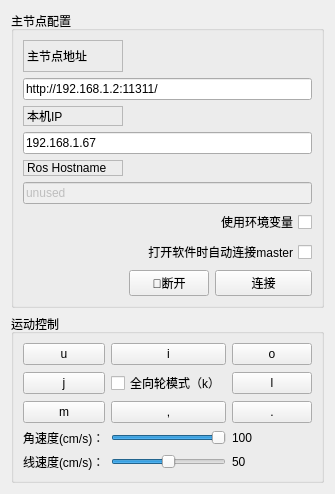
          <widget class="QWidget" name="tab">
           <attribute name="title">
            <string>基本控制</string>
           </attribute>
           <layout class="QVBoxLayout" name="verticalLayout_9">
            <item>
             <layout class="QVBoxLayout" name="verticalLayout_2">
              <item>
               <widget class="QGroupBox" name="groupBox">
                <property name="title">
                 <string>主节点配置</string>
                </property>
                <layout class="QGridLayout" name="gridLayout">
                 <item row="2" column="0">
                  <widget class="QLabel" name="label_2">
                   <property name="maximumSize">
                    <size>
                     <width>100</width>
                     <height>32</height>
                    </size>
                   </property>
                   <property name="frameShape">
                    <enum>QFrame::StyledPanel</enum>
                   </property>
                   <property name="frameShadow">
                    <enum>QFrame::Raised</enum>
                   </property>
                   <property name="text">
                    <string>本机IP</string>
                   </property>
                  </widget>
                 </item>
                 <item row="4" column="0">
                  <widget class="QLabel" name="label_3">
                   <property name="maximumSize">
                    <size>
                     <width>100</width>
                     <height>32</height>
                    </size>
                   </property>
                   <property name="frameShape">
                    <enum>QFrame::StyledPanel</enum>
                   </property>
                   <property name="frameShadow">
                    <enum>QFrame::Raised</enum>
                   </property>
                   <property name="text">
                    <string>Ros Hostname</string>
                   </property>
                  </widget>
                 </item>
                 <item row="5" column="0" colspan="3">
                  <widget class="QLineEdit" name="line_edit_topic">
                   <property name="enabled">
                    <bool>false</bool>
                   </property>
                   <property name="text">
                    <string>unused</string>
                   </property>
                  </widget>
                 </item>
                 <item row="6" column="0" colspan="3">
                  <widget class="QCheckBox" name="checkbox_use_environment">
                   <property name="layoutDirection">
                    <enum>Qt::RightToLeft</enum>
                   </property>
                   <property name="text">
                    <string>使用环境变量</string>
                   </property>
                  </widget>
                 </item>
                 <item row="3" column="0" colspan="3">
                  <widget class="QLineEdit" name="line_edit_host">
                   <property name="text">
                    <string>192.168.1.67</string>
                   </property>
                  </widget>
                 </item>
                 <item row="7" column="0" colspan="3">
                  <widget class="QCheckBox" name="checkbox_remember_settings">
                   <property name="layoutDirection">
                    <enum>Qt::RightToLeft</enum>
                   </property>
                   <property name="text">
                    <string>打开软件时自动连接master</string>
                   </property>
                  </widget>
                 </item>
                 <item row="0" column="0">
                  <widget class="QLabel" name="label">
                   <property name="minimumSize">
                    <size>
                     <width>100</width>
                     <height>32</height>
                    </size>
                   </property>
                   <property name="maximumSize">
                    <size>
                     <width>100</width>
                     <height>32</height>
                    </size>
                   </property>
                   <property name="frameShape">
                    <enum>QFrame::StyledPanel</enum>
                   </property>
                   <property name="frameShadow">
                    <enum>QFrame::Raised</enum>
                   </property>
                   <property name="text">
                    <string>主节点地址</string>
                   </property>
                  </widget>
                 </item>
                 <item row="9" column="2">
                  <widget class="QPushButton" name="button_connect">
                   <property name="enabled">
                    <bool>true</bool>
                   </property>
                   <property name="sizePolicy">
                    <sizepolicy hsizetype="MinimumExpanding" vsizetype="Fixed">
                     <horstretch>0</horstretch>
                     <verstretch>0</verstretch>
                    </sizepolicy>
                   </property>
                   <property name="toolTip">
                    <string>Set the target to the current joint trajectory state.</string>
                   </property>
                   <property name="statusTip">
                    <string>Clear all waypoints and set the target to the current joint trajectory state.</string>
                   </property>
                   <property name="text">
                    <string>连接</string>
                   </property>
                   <property name="icon">
                    <iconset resource="../resources/images.qrc">
                     <normaloff>:/images/line.png</normaloff>:/images/line.png</iconset>
                   </property>
                  </widget>
                 </item>
                 <item row="9" column="1">
                  <widget class="QPushButton" name="button_disconnect">
                   <property name="text">
                    <string>🔗断开</string>
                   </property>
                  </widget>
                 </item>
                 <item row="1" column="0" colspan="3">
                  <widget class="QLineEdit" name="line_edit_master">
                   <property name="text">
                    <string>http://192.168.1.2:11311/</string>
                   </property>
                  </widget>
                 </item>
                </layout>
               </widget>
              </item>
              <item>
               <widget class="QGroupBox" name="groupBox_3">
                <property name="title">
                 <string>运动控制</string>
                </property>
                <layout class="QVBoxLayout" name="verticalLayout_10">
                 <item>
                  <layout class="QGridLayout" name="gridLayout_6">
                   <item row="3" column="2">
                    <widget class="QLabel" name="label_raw">
                     <property name="text">
                      <string>100</string>
                     </property>
                    </widget>
                   </item>
                   <item row="0" column="2">
                    <widget class="QPushButton" name="pushButton_o">
                     <property name="styleSheet">
                      <string notr="true">QPushButton#pushButton_o:pressed{background-color:rgb(239, 41, 41)}</string>
                     </property>
                     <property name="text">
                      <string>o</string>
                     </property>
                     <property name="shortcut">
                      <string>O</string>
                     </property>
                    </widget>
                   </item>
                   <item row="1" column="1">
                    <widget class="QCheckBox" name="checkBox_use_all">
                     <property name="text">
                      <string>全向轮模式（k）</string>
                     </property>
                     <property name="shortcut">
                      <string>K</string>
                     </property>
                    </widget>
                   </item>
                   <item row="2" column="1">
                    <widget class="QPushButton" name="pushButton_back">
                     <property name="styleSheet">
                      <string notr="true">QPushButton#pushButton_back:pressed{background-color:rgb(239, 41, 41)}</string>
                     </property>
                     <property name="text">
                      <string>,</string>
                     </property>
                     <property name="shortcut">
                      <string>,</string>
                     </property>
                    </widget>
                   </item>
                   <item row="3" column="1">
                    <widget class="QSlider" name="horizontalSlider_raw">
                     <property name="maximum">
                      <number>100</number>
                     </property>
                     <property name="value">
                      <number>100</number>
                     </property>
                     <property name="orientation">
                      <enum>Qt::Horizontal</enum>
                     </property>
                    </widget>
                   </item>
                   <item row="3" column="0">
                    <widget class="QLabel" name="label_14">
                     <property name="text">
                      <string>角速度(cm/s)：</string>
                     </property>
                    </widget>
                   </item>
                   <item row="1" column="2">
                    <widget class="QPushButton" name="pushButton_l">
                     <property name="styleSheet">
                      <string notr="true">QPushButton#pushButton_l:pressed{background-color:rgb(239, 41, 41)}</string>
                     </property>
                     <property name="text">
                      <string>l</string>
                     </property>
                     <property name="shortcut">
                      <string>L</string>
                     </property>
                    </widget>
                   </item>
                   <item row="1" column="0">
                    <widget class="QPushButton" name="pushButton_j">
                     <property name="styleSheet">
                      <string notr="true">QPushButton#pushButton_j:pressed{background-color:rgb(239, 41, 41)}</string>
                     </property>
                     <property name="text">
                      <string>j</string>
                     </property>
                     <property name="shortcut">
                      <string>J</string>
                     </property>
                    </widget>
                   </item>
                   <item row="0" column="0">
                    <widget class="QPushButton" name="pushButton_u">
                     <property name="styleSheet">
                      <string notr="true">QPushButton#pushButton_u:pressed{background-color:rgb(239, 41, 41)}</string>
                     </property>
                     <property name="text">
                      <string>u</string>
                     </property>
                     <property name="shortcut">
                      <string>U</string>
                     </property>
                    </widget>
                   </item>
                   <item row="2" column="0">
                    <widget class="QPushButton" name="pushButton_m">
                     <property name="styleSheet">
                      <string notr="true">QPushButton#pushButton_m:pressed{background-color:rgb(239, 41, 41)}</string>
                     </property>
                     <property name="text">
                      <string>m</string>
                     </property>
                     <property name="shortcut">
                      <string>M</string>
                     </property>
                    </widget>
                   </item>
                   <item row="2" column="2">
                    <widget class="QPushButton" name="pushButton_backr">
                     <property name="styleSheet">
                      <string notr="true">QPushButton#pushButton_backr:pressed{background-color:rgb(239, 41, 41)}</string>
                     </property>
                     <property name="text">
                      <string>.</string>
                     </property>
                     <property name="shortcut">
                      <string>.</string>
                     </property>
                    </widget>
                   </item>
                   <item row="4" column="0">
                    <widget class="QLabel" name="label_9">
                     <property name="text">
                      <string>线速度(cm/s)：</string>
                     </property>
                    </widget>
                   </item>
                   <item row="4" column="1">
                    <widget class="QSlider" name="horizontalSlider_linear">
                     <property name="maximum">
                      <number>100</number>
                     </property>
                     <property name="singleStep">
                      <number>1</number>
                     </property>
                     <property name="value">
                      <number>50</number>
                     </property>
                     <property name="orientation">
                      <enum>Qt::Horizontal</enum>
                     </property>
                    </widget>
                   </item>
                   <item row="4" column="2">
                    <widget class="QLabel" name="label_linear">
                     <property name="text">
                      <string>50</string>
                     </property>
                    </widget>
                   </item>
                   <item row="0" column="1">
                    <widget class="QPushButton" name="pushButton_i">
                     <property name="styleSheet">
                      <string notr="true">QPushButton#pushButton_u:pressed{background-color:rgb(239, 41, 41)}</string>
                     </property>
                     <property name="text">
                      <string>i</string>
                     </property>
                     <property name="shortcut">
                      <string>I</string>
                     </property>
                    </widget>
                   </item>
                  </layout>
                 </item>
                </layout>
               </widget>
              </item>
             </layout>
            </item>
           </layout>
          </widget>
